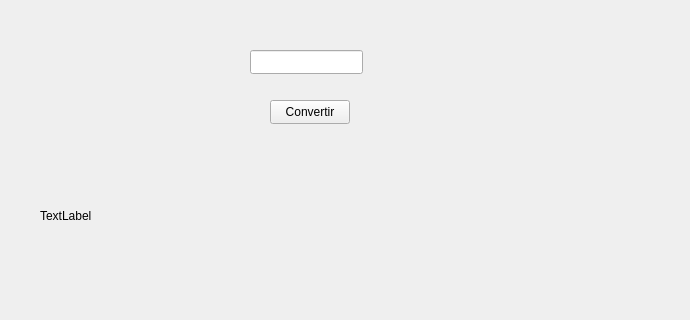
<?xml version="1.0" encoding="UTF-8"?>
<ui version="4.0">
 <class>Widget</class>
 <widget class="QWidget" name="Widget">
  <property name="geometry">
   <rect>
    <x>0</x>
    <y>0</y>
    <width>690</width>
    <height>320</height>
   </rect>
  </property>
  <property name="windowTitle">
   <string>Widget</string>
  </property>
  <widget class="QLineEdit" name="entrada">
   <property name="geometry">
    <rect>
     <x>250</x>
     <y>50</y>
     <width>113</width>
     <height>24</height>
    </rect>
   </property>
  </widget>
  <widget class="QPushButton" name="convertir">
   <property name="geometry">
    <rect>
     <x>270</x>
     <y>100</y>
     <width>80</width>
     <height>24</height>
    </rect>
   </property>
   <property name="text">
    <string>Convertir</string>
   </property>
  </widget>
  <widget class="QLabel" name="salida">
   <property name="geometry">
    <rect>
     <x>40</x>
     <y>200</y>
     <width>621</width>
     <height>31</height>
    </rect>
   </property>
   <property name="text">
    <string>TextLabel</string>
   </property>
  </widget>
 </widget>
 <resources/>
 <connections/>
</ui>
